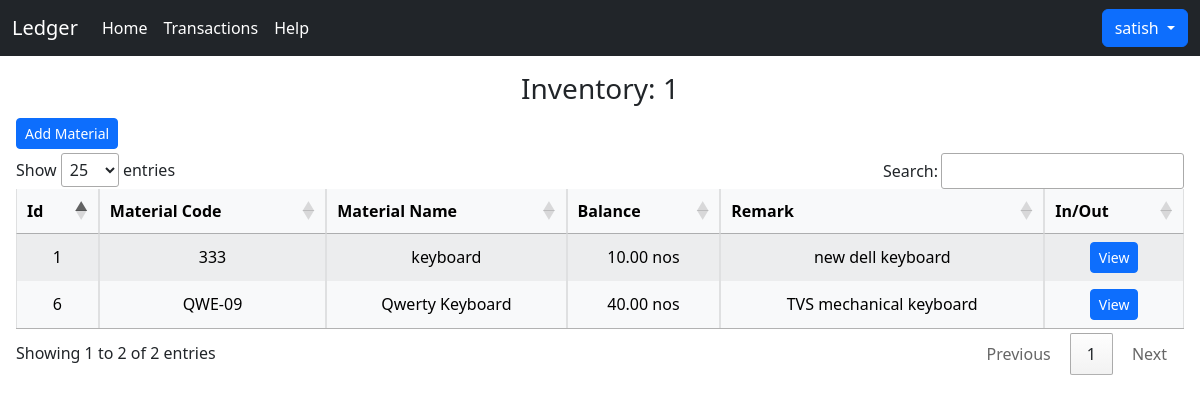
Page /inventory/1 (signed in) on the earlier database version.
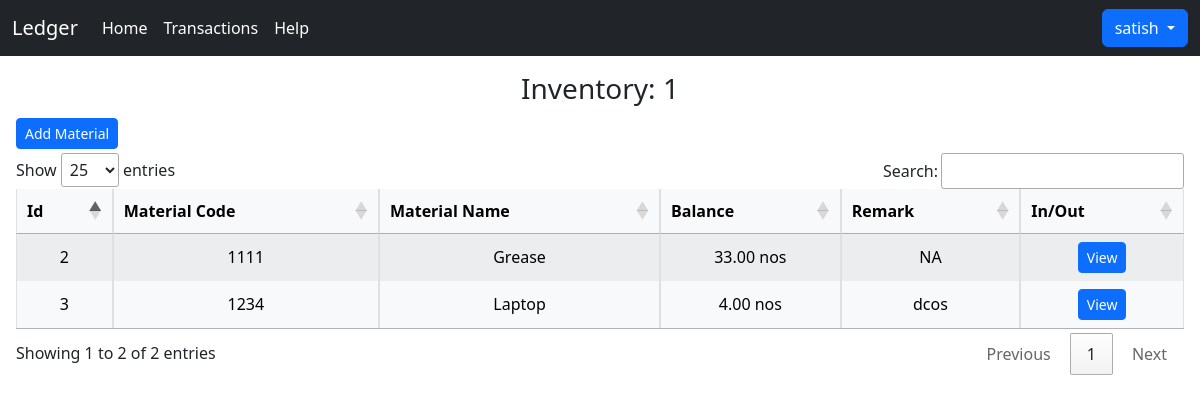
Same page on the later database version.
### home/models.py (models this page shows, shortened)
class Inventory1(models.Model):
    id = models.AutoField(primary_key=True)
    inv_id = models.CharField(max_length=20)
    material_code = models.CharField(max_length=100, unique=True)
    material_name = models.CharField(max_length=200)
    balance = models.DecimalField(max_digits=10, decimal_places=2)
    unit = models.CharField(max_length=20)
    remark = models.CharField(max_length=200)

### home/views.py (the view)
# urls.py: path('inventory/<str:inv_id>', views.inventory, name='inventory'),
def inventory(request, inv_id):
    if request.user.is_anonymous:
        return redirect('/')
    materials = Inventory1.objects.filter(inv_id=inv_id)
    context = {'materials': materials, 'inv_id': inv_id}
    return render(request, 'inventory.html', context)

### templates/inventory.html (shortened to what this page needs)
{% extends 'base.html' %}
{% block body %}
<div class="my-3 text-center">
    <h3>Inventory: {{inv_id}}</h3>
    <button type="button" class="btn btn-primary my-1 btn-sm float-start mx-3" data-bs-toggle="modal"
        data-bs-target="#exampleModal">
        Add Material
    </button>
    <div class="mt-2 mx-3 mb-0 ">
        <div class="mb-3 ">
            <table id="table_id" class="table-light table table-striped table-bordered w-100">
                <thead>
                    <tr>
                        <th>Id</th>
                        <th>Material Code</th>
                        <th>Material Name</th>
                        <th>Balance</th>
                        <th>Remark</th>
                        <th>In/Out</th>
                    </tr>
                </thead>
                <tbody>
                    {% for material in materials %}
                    <tr>
                        <td>{{material.id}}</td>
                        <td>{{material.material_code}}</td>
                        <td>{{material.material_name}}</td>
                        <td>{{material.balance}} {{material.unit}}</td>
                        <td>{{material.remark}}</td>
                        <td><a href="/transactions/inventory/{{inv_id}}/material_code/{{material.material_code}}"
                                class="btn btn-primary btn-sm">View</a></td>
                    </tr>
                    {% endfor %}
                </tbody>
            </table>
            <link href="https://cdn.datatables.net/1.11.3/css/jquery.dataTables.min.css" rel="stylesheet">
        </div>
    </div>
</div>
{% endblock body %}

Differences in the rows shown:
removed Inventory1: id "1", material_code "333", material_name "keyboard", balance "10.00", unit "nos", remark "new dell keyboard"
removed Inventory1: id "6", material_code "QWE-09", material_name "Qwerty Keyboard", balance "40.00", unit "nos", remark "TVS mechanical keyboard"
now on this page (row edited): Inventory1: id "2", material_code "1111", material_name "Grease", balance "33.00", unit "nos", remark "NA"
now on this page (row edited): Inventory1: id "3", material_code "1234", material_name "Laptop", balance "4.00", unit "nos", remark "dcos"
